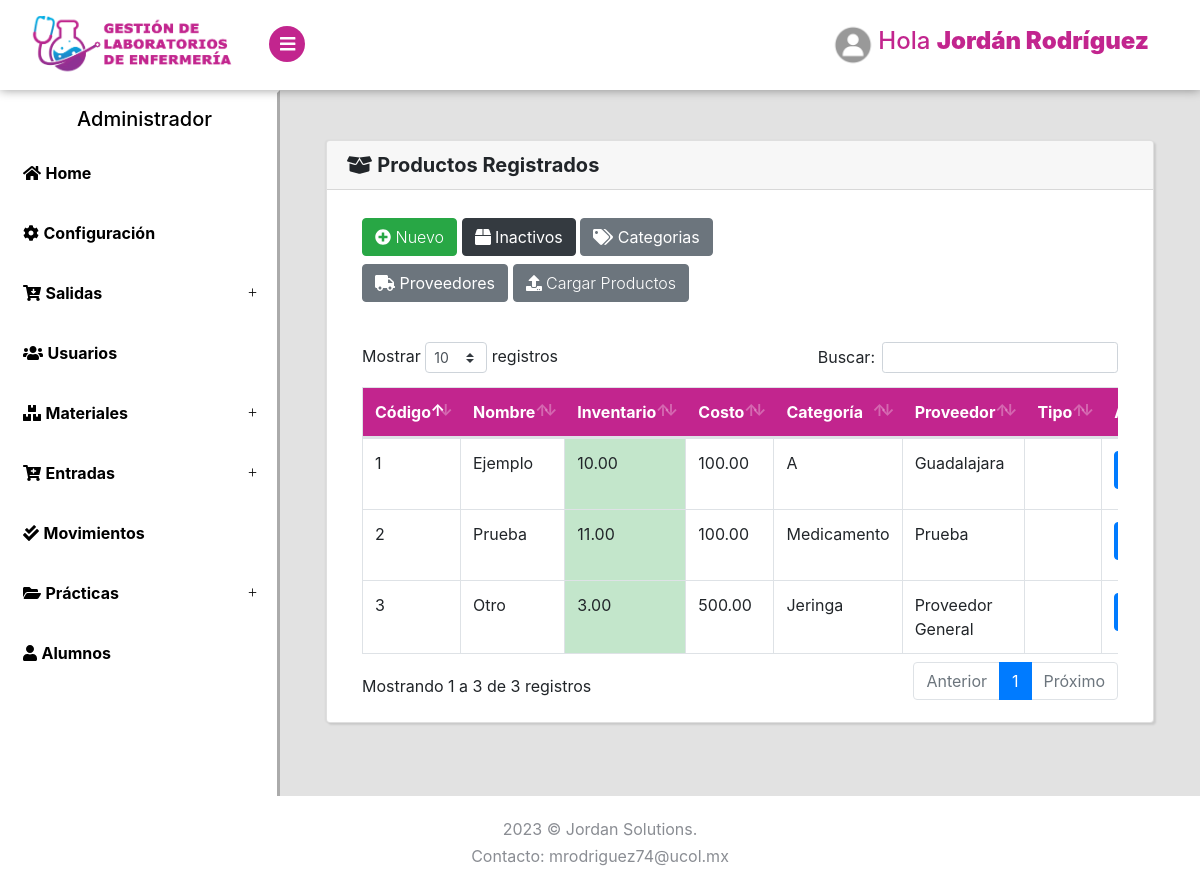
Before: /Productos/Listar (signed in) with the older database file.
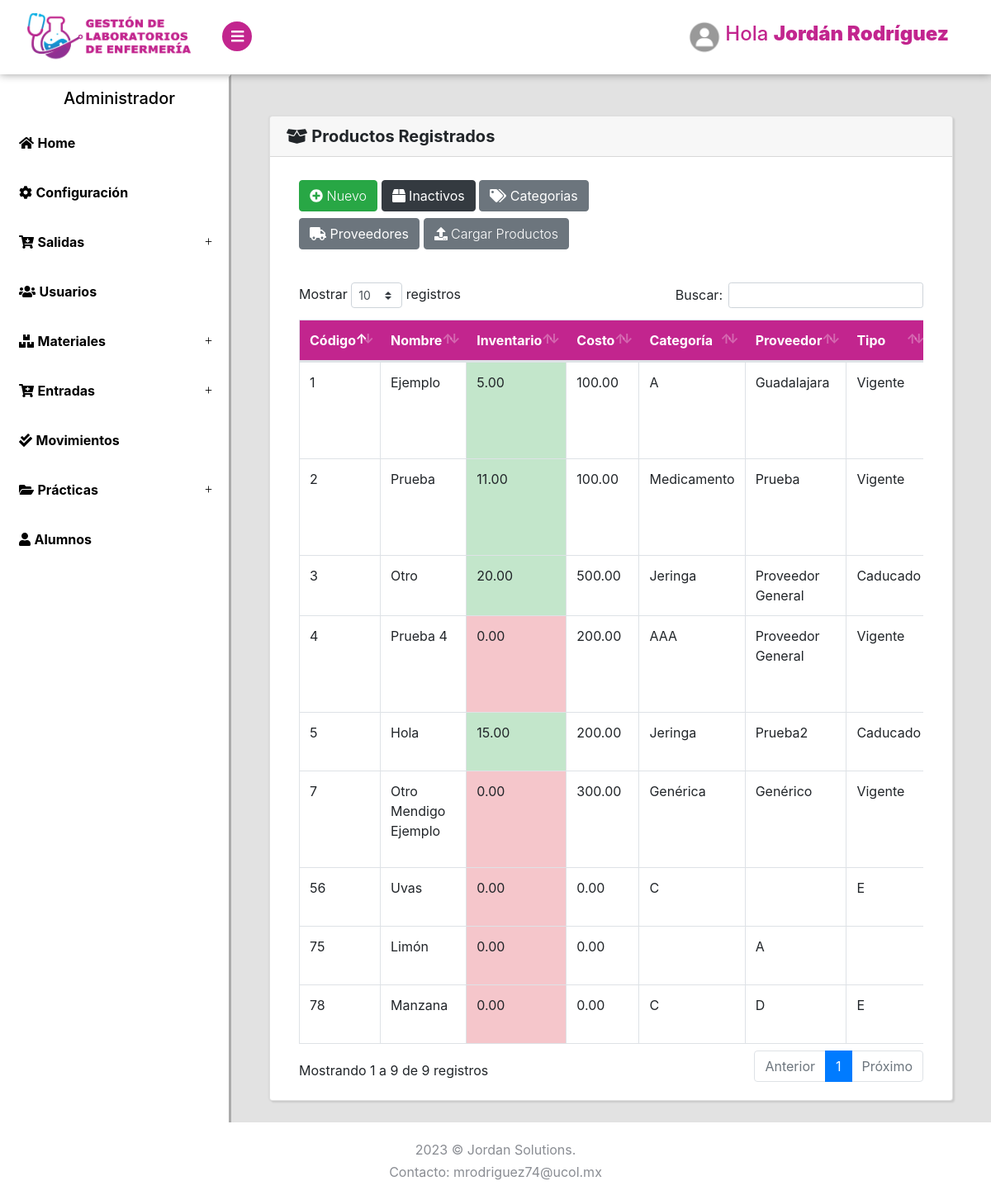
After: the same page with the newer database file.
### tables this page shows
CREATE TABLE `productos` (
  `id` int(11) NOT NULL,
  `codigo` varchar(20) NOT NULL,
  `nombre` varchar(255) NOT NULL,
  `cantidad` decimal(10,2) NOT NULL DEFAULT 0.00,
  `precio` decimal(10,2) NOT NULL DEFAULT 0.00,
  `minimo` int(10) NOT NULL DEFAULT 1,
  `categoria` varchar(40) DEFAULT 'Genérica',
  `proveedor` varchar(40) NOT NULL DEFAULT 'Genérico',
  `tipo` varchar(30) NOT NULL DEFAULT 'Vigente',
  `estado` tinyint(4) NOT NULL DEFAULT 1
);

### index.php (called while the page is built, shortened)
<?php
require_once("Helpers/Helpers.php");
$url = isset($_GET['url']) ? $_GET['url'] : "Login/login";
$arrUrl = explode("/", $url);
$controller = $arrUrl[0];
$methop = $arrUrl[0];
if (isset($arrUrl[1])) {
    if ($arrUrl[1] != "") {
        $methop = $arrUrl[1];
    }
}
require_once("Libraries/Core/Load.php");
?>

### Libraries/Core/Controllers.php (called while the page is built, shortened)
<?php
class Controllers{
    public function loadModel()
    {
        $model = get_class($this)."Model";
        $routClass = "Models/".$model.".php";
    }
}
?>

### Libraries/Core/Conexion.php (called while the page is built)
<?php
class Conexion{
    private $conect;
    public function __construct()
    {
      $conexion = "mysql:host=".HOST.";dbname=".BD.";.CHARSET.";
      try {
          $this->conect = new PDO($conexion, DB_USER, PASS);
          $this->conect->setAttribute(PDO::ATTR_ERRMODE, PDO::ERRMODE_EXCEPTION);
      } catch (PDOException $e) {
          $this->conect = "Error en la conexion";
          echo "Error: " . $e->getMessage();
      }
    }
    public function conect()
    {
        return $this->conect;
    }
}
?>

### Libraries/Core/Mysql.php (called while the page is built, shortened)
<?php
class Mysql extends Conexion{
    private $conexion;
    function __construct()
    {
        $this->conexion = new Conexion();
        $this->conexion = $this->conexion->conect();
    }
    public function select_all(string $query){
        $this->strquery = $query;
        $result = $this->conexion->prepare($this->strquery);
        $result->execute();
        $data = $result->fetchall(PDO::FETCH_ASSOC);
        return $data;
    }
}
?>

### Helpers/Helpers.php (called while the page is built)
<?php
function base_url()
{
    return BASE_URL;
}
function encabezado($data="")
{
    $VistaH = "Views/Template/header.php";
    require_once($VistaH);
}
function pie($data="")
{
    $VistaP = "Views/Template/footer.php";
    require_once($VistaP);
}
?>

### Libraries/Core/Views.php (called while the page is built)
<?php
class Views{
    function getView($controller, $view, $alert="", $data1 = "", $data2 = "", $data3 = "", $data4 = "", $data5 = "")
    {
        $controller = get_class($controller);
        if ($controller == "Login") {
            $view = "Views/".$view.".php";
        }else{
            $view = "Views/" . $controller . "/" . $view . ".php";
        }
        require_once($view);
    }
}
?>

### Controller/Productos.php (called while the page is built, shortened)
<?php
class Productos extends Controllers
{
    public function Listar()
    {
        $data1 = $this->model->selectProductos();
        $data2 = $this->model->selectCat();
        $data3 = $this->model->selectPro();
        $this->views->getView($this, "Listar", "",$data1, $data2, $data3);
    }
}
?>

### Models/ProductosModel.php (called while the page is built, shortened)
<?php
class ProductosModel extends Mysql{
    public function selectProductos()
    {
        $sql = "SELECT * FROM productos WHERE estado = 1";
        $res = $this->select_all($sql);
        return $res;
    }
}
?>

### Views/Productos/Listar.php (the view, shortened to what this page needs)
<?php encabezado() ?>
<?php if($_SESSION['rol'] <= 1){ ?>
<div class="page-content2">
    <section>
        <div class="card container-fluid2 text-center">
            <div class="card-header"><i class="fas fa-exclamation-circle"></i> ERROR</div>
            <div class="card-body">
                <img src="../Assets/img/unicornio.png" style="height: 400px; ">
                <h5 class="card-title">Error: No tienes acceso a esta página.</h5>
            </div>
            <div class="card-footer text-muted">
              <a href="<?php echo base_url() ?>Dashboard/Alumnos" class="btn btn-primary">Ir al inicio</a>
            </div>
        </div>
    </section>
</div>
<?php }  else { ?>
<div class="page-content">
    <section>
        <div class="card container-fluid2">
            <h5 class="card-header"><i class="fas fa-box-open"></i> <strong>Productos Registrados</strong></h5>
            <div class="card-body">
                <div class="container-fluid">
                    <div class="row">
                        <div class="col-lg-12 mt-2">
                            <div class="row">
                                <div class="col-lg-8 mb-2">
                                    <button class="btn btn-success mb-2" type="button" data-toggle="modal" data-target="#nuevo_producto"><i class="fas fa-plus-circle"></i> Nuevo</button>
                                    <a class="btn btn-dark mb-2" href="<?php echo base_url(); ?>Productos/eliminados"><i class="fas fa-box"></i> Inactivos</a>
                                    <a class="btn btn-secondary mb-2" href="<?php echo base_url(); ?>Productos/Categorias"><i class="fas fa-tags"></i> Categorias</a>
                                    <a class="btn btn-secondary mb-2" href="<?php echo base_url(); ?>Productos/Proveedores"><i class="fas fa-truck"></i> Proveedores</a>
                                    <button class="btn btn-secondary mb-2" type="button" data-toggle="modal" data-target="#productos"><i class="fas fa-upload"></i> Cargar Productos</button>
                                </div>
                                <div class="col-lg-4">
                                </div>
                            </div>
                            <div class="table-responsive mt-4">
                                <table class="table table-hover table-bordered" id="Table">
                                    <thead class="thead-personality">
                                        <tr>
                                            <th>Código</th>
                                            <th>Nombre</th>
                                            <th>Inventario</th>
                                            <th>Costo</th>
                                            <th>Categoría</th>
                                            <th>Proveedor</th>
                                            <th>Tipo</th>
                                            <th>Acciones</th>
                                        </tr>
                                    </thead>
                                    <tbody>
                                        <?php foreach ($data1 as $cl) { ?>
                                            <tr>
                                                <td><?php echo $cl['codigo']; ?></td>
                                                <td><?php echo $cl['nombre']; ?></td>
                                                <?php if($cl['cantidad'] <= ($cl['minimo'])/2){ ?>
                                                <td class="table-danger"><?php echo $cl['cantidad']; ?></td>
                                                <?php }  else {if($cl['cantidad'] <= $cl['minimo']){ ?>
                                                <td class="table-warning"><?php echo $cl['cantidad']; ?></td>
                                                <?php }  else { ?>
                                                <td class="table-success"><?php echo $cl['cantidad']; ?></td>
                                                <?php } }?>
                                                <td><?php echo $cl['precio']; ?></td>
                                                <td><?php echo $cl['categoria']; ?></td>
                                                <td><?php echo $cl['proveedor']; ?></td>
                                                <td><?php echo $cl['tipo']; ?></td>
                                                <td>
                                                    <a title="Editar" href="<?php echo base_url() ?>Productos/editar?id=<?php echo $cl['id']; ?>" class="btn btn-primary mb-2"><i class="fas fa-edit"></i></a>
                                                </td>
                                            </tr>
                                        <?php } ?>
                                    </tbody>
                                </table>
                            </div>
                        </div>
                    </div>
                </div>
            </div>
        </div>
    </section>
</div>
</div>
<?php } ?>
<?php pie() ?>

### Libraries/Core/Load.php (shortened to what this page needs)
<?php
$controllerFile = "Controller/" . $controller . ".php";
if (file_exists($controllerFile)) {
    $controller = new $controller();
    if (method_exists($controller, $methop)) {
        $controller->{$methop}($params);
    } else {
        require_once("Controller/Error.php");
    }
} else {
    require_once("Controller/Error.php");
}
?>

### Views/Template/header.php (shortened to what this page needs)
<!DOCTYPE html>
<html>
<head>
    <link rel="stylesheet" href="<?php echo base_url(); ?>Assets/css/style.default.css" id="theme-stylesheet">
    <link rel="stylesheet" href="<?php echo base_url(); ?>Assets/css/bootstrap.min.css">
    <link rel="stylesheet" href="<?php echo base_url(); ?>Assets/css/dataTables.bootstrap4.min.css">
</head>
<body>
    <header class="main-header">
        <nav class="sb-topnav navbar navbar-expand-lg" style="border: none; box-shadow: 0px 0px 10px 0px rgba(0, 0, 0, 0.40); background: white; padding: 10px 16px;">
        <div class="container-fluid d-flex align-items-center justify-content-between">
                <div class="navbar-header">
                    <?php if ($_SESSION['rol'] != 1) {?>
                    <a href="<?php echo base_url(); ?>Dashboard/Listar" class="navbar-brand">
                        <img src="../Assets/img/logo2.png" style="height: 60px;">
                    </a>
                    <button class="sidebar-toggle" style="background: #c2258e; color: white; border: none;"><i class="fas fa-bars"></i></button>
                    <?php } else {?>
                        <a href="<?php echo base_url(); ?>Dashboard/Alumnos" class="navbar-brand">
                        <img src="../Assets/img/logo2.png" style="height: 60px;">
                    </a>
                    <?php }?>
                </div>
        <div class="list-inline-item">
            <ul class="navbar-nav ml-auto">
                <li class="nav-item dropdown">
                    <?php if ($_SESSION['rol'] != 1) {?>
                            <a class="nav-link dropdown-toggle" id="userDropdown" href="#" role="button" data-toggle="dropdown" aria-haspopup="true" aria-expanded="false"><img src="<?php echo base_url(); ?>/Assets/img/perfiles/<?php echo $_SESSION['perfil']; ?>" alt="..." class="img-fluid rounded-circle" style="height: 50px;"><span class="text-primary"><h4 style="color: #c2258e;">Hola  <strong><b><?php echo $_SESSION['nombre']; ?></b></strong></h4></span></a>
                        <?php }?>
                </li>
            </ul>
        </div>
    </nav>
    </header>
    <div class="d-flex align-items-stretch">
        <?php if ($_SESSION['rol'] != 1) {?>
        <nav id="sidebar" style="border: outset; background: white; color: black; border-color: white;">
            <div class="sidebar-header d-flex align-items-center p-1">
                <div class="title" style="    padding: 10px 0 0 70px">
                    <h5 class="h5"><?php if ($_SESSION['rol'] == 5) {
                                            echo "Administrador";
                                        } elseif ($_SESSION['rol'] == 4) {
                                            echo "Gestor";
                                        } elseif ($_SESSION['rol'] == 3) {
                                            echo "Vendedor";
                                        } elseif ($_SESSION['rol'] == 2) {
                                            echo "Responsable";
                                        } ?></h5>
                </div>
            </div>
            <ul class="list-unstyled" style="margin-bottom: 5rem;">
                <li><a href="<?php echo base_url(); ?>Dashboard/Listar"> <i class="fas fa-home"></i> <strong class="text-black"> Home </strong></a></li>
                <?php if($_SESSION['rol'] > 4){ ?>
                <li><a href="<?php echo base_url(); ?>Configuracion/Listar"> <i class="fas fa-cog"></i> <strong class="text-black"> Configuración </strong></a></li>
                <?php } ?>
                <?php if($_SESSION['rol'] > 2){ ?>
                <li><a href="#exampledropdownDropdown" aria-expanded="false" data-toggle="collapse"> <i class="fas fa-cart-arrow-down"></i> <strong class="text-black"> Salidas </strong></a>
                </li>
				<li><a href="<?php echo base_url(); ?>Usuarios/Listar"> <i class="fas fa-users"></i> <strong class="text-black"> Usuarios </strong></a></li>
                <li><a href="#DropdownProductos" aria-expanded="false" data-toggle="collapse"> <i class="fas fa-boxes"></i> <strong class="text-black"> Materiales </strong></a>
                </li>
				<li><a href="#dropdownCompras" aria-expanded="false" data-toggle="collapse"> <i class="fas fa-cart-plus"></i> <strong class="text-black"> Entradas</strong></a>
                </li>
                <?php } ?>
                <?php if($_SESSION['rol'] > 1){ ?>
                <li><a href="<?php echo base_url(); ?>Movimientos/Listar"><i class="fas fa-check-double"></i> <strong class="text-black"> Movimientos </strong></a></li>
                <li><a href="#DropdownCotizaciones" aria-expanded="false" data-toggle="collapse"> <i class="fas fa-folder-open"></i> <strong class="text-black"> Prácticas </strong></a>
                </li>
                <li><a href="<?php echo base_url(); ?>Alumnos/Listar"> <i class="fas fa-user"></i> <strong class="text-black"> Alumnos </strong></a></li>
                <?php } ?>
            </ul>
        </nav>
    <?php } ?>

### Views/Template/footer.php (shortened to what this page needs)
<footer class="footer"">
    <div class="footer__block block no-margin-bottom" style="border: none; box-shadow: 10px 0px 0px 0px rgba(0, 0, 0, 0.40); background: white;">
        <div class="container-fluid text-center">
            <p class="no-margin-bottom"><?php echo date("Y"); ?> &copy; Jordan Solutions.</p>
            <p class="no-margin-bottom">Contacto: mrodriguez74@ucol.mx</p>
        </div>
    </div>
</footer>
</body>
</html>

Changed rows visible on the page:
changed productos "Ejemplo": cantidad "10.00" → "5.00"; tipo (not shown) → "Vigente"
changed productos "Prueba": tipo (not shown) → "Vigente"
changed productos "Otro": cantidad "3.00" → "20.00"; tipo (not shown) → "Caducado"
added productos: codigo "4", nombre "Prueba 4", cantidad "0.00", precio "200.00", categoria "AAA", proveedor "Proveedor General", tipo "Vigente"
added productos: codigo "5", nombre "Hola", cantidad "15.00", precio "200.00", categoria "Jeringa", proveedor "Prueba2", tipo "Caducado"
added productos: codigo "7", nombre "Otro Mendigo Ejemplo", cantidad "0.00", precio "300.00", categoria "Genérica", proveedor "Genérico", tipo "Vigente"
added productos: codigo "78", nombre "Manzana", cantidad "0.00", precio "0.00", categoria "C", proveedor "D", tipo "E"
added productos: codigo "56", nombre "Uvas", cantidad "0.00", precio "0.00", categoria "C", tipo "E"
added productos: codigo "75", nombre "Limón", cantidad "0.00", precio "0.00", proveedor "A"
Other visible differences:
text written by a page script: "Mostrar registros Buscar: Mostrando 1 a 3 de 3 registros Anterior 1 Próximo" → "Mostrar registros Buscar: Mostrando 1 a 9 de 9 registros Anterior 1 Próximo"
